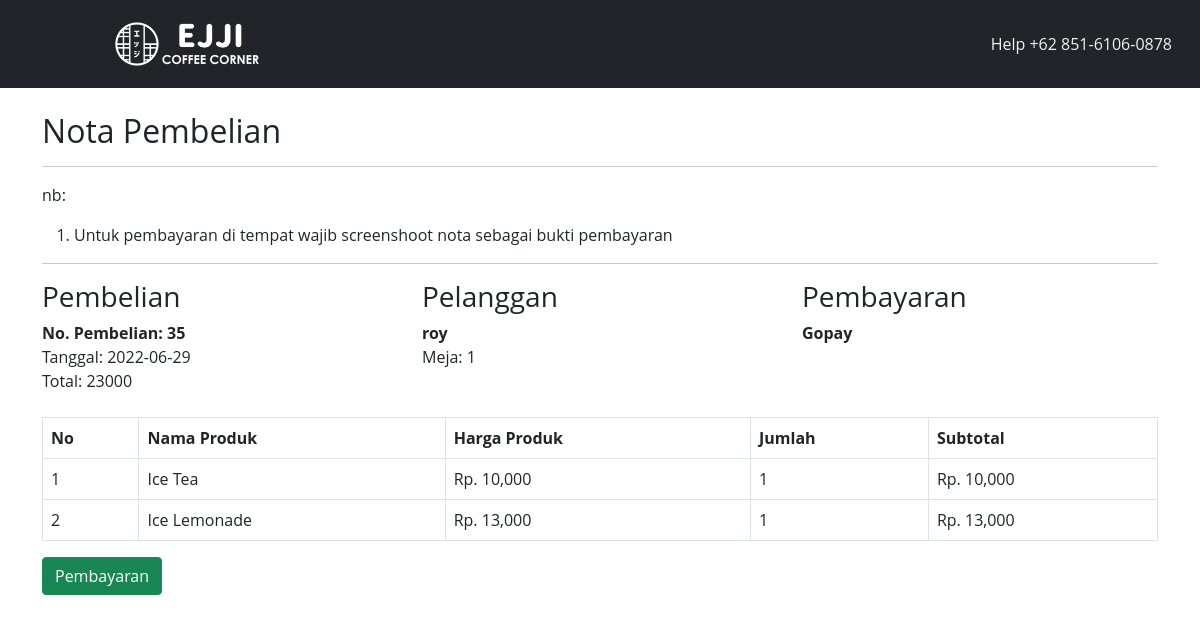
Screenshot of /nota.php?id=35 with the database file from the repository.
### tables this page shows
CREATE TABLE `pembelian` (
  `id_pembelian` int(11) NOT NULL,
  `id_pelanggan` int(11) NOT NULL,
  `id_metode` int(11) NOT NULL,
  `tanggal_pembelian` date NOT NULL,
  `total_pembelian` int(11) NOT NULL,
  `metode` varchar(100) NOT NULL
);

CREATE TABLE `pelanggan` (
  `id_pelanggan` int(11) NOT NULL,
  `nama_pelanggan` varchar(100) NOT NULL,
  `meja_pelanggan` int(11) NOT NULL
);

CREATE TABLE `pembelian_produk` (
  `id_pembelian_produk` int(11) NOT NULL,
  `id_pembelian` int(11) NOT NULL,
  `id_produk` int(11) NOT NULL,
  `jumlah` int(11) NOT NULL,
  `nama` varchar(100) NOT NULL,
  `harga` int(11) NOT NULL,
  `subharga` int(11) NOT NULL,
  `metode` varchar(100) NOT NULL
);

### nota.php (the view, shortened to what this page needs)
<?php
include 'koneksi.php';
?>
<!DOCTYPE html>
<html lang="en">
<head>
    <link rel="stylesheet" href="admin/assets/css/menu.css">
    <link href="https://cdn.jsdelivr.net/npm/bootstrap@5.0.2/dist/css/bootstrap.min.css" rel="stylesheet"
>
    <link rel="stylesheet" href="assets/css/style.css">
    <link rel="stylesheet" href="https://maxcdn.bootstrapcdn.com/font-awesome/4.5.0/css/font-awesome.min.css" />
    <link rel="stylesheet" href="https://cdnjs.cloudflare.com/ajax/libs/font-awesome/5.13.0/css/all.min.css">
</head>
<body>
    <nav class="navbar navbar navbar-dark bg-dark">
        <div class="container-fluid">
            <a class="navbar-brand"><img class="navbar-brand" src="admin/assets/img/logo.png" alt=""></a>
            <form class="d-flex">
            <a class="nav-link" style="color: #F2F1EF;" href="https://api.whatsapp.com/send?phone=6285161060878"
                    tabindex="-1" target="_blank">Help +62 851-6106-0878</a>
            </form>
        </div>
    </nav>
    <section class="konten mt-4 mb-4">
        <div class="container">
            <h2>Nota Pembelian</h2>
            <hr>
            <p>nb:</p>
            <ol>
                <li>Untuk pembayaran di tempat wajib screenshoot nota sebagai bukti pembayaran</li>
            </ol>
            <hr>
            <?php
            if (isset($_GET['id'])) {
                $id_pembelian = $_GET['id'];
                $query = $koneksi->query("SELECT * FROM pembelian JOIN pelanggan
                    ON pembelian.id_pelanggan=pelanggan.id_pelanggan
                    WHERE pembelian.id_pembelian='$id_pembelian'");
                if ($query->num_rows > 0) {
                    $detail = $query->fetch_assoc();
            ?>
            <div class="row">
    <div class="col-md-4">
        <h3>Pembelian</h3>
        <strong>No. Pembelian: <?php echo $detail['id_pembelian']; ?></strong><br>
        Tanggal: <?php echo $detail['tanggal_pembelian']; ?><br>
        Total: <?php echo $detail['total_pembelian']; ?>
    </div>
    <div class="col-md-4">
        <h3>Pelanggan</h3>
        <strong><?php echo $detail['nama_pelanggan']; ?></strong> <br>
        <p>
            Meja: <?php echo $detail['meja_pelanggan']; ?>
        </p>
    </div>
    <div class="col-md-4">
        <h3>Pembayaran</h3>
        <strong><?php echo $detail['metode']; ?></strong>
    </div>
</div><br>
<table class="table table-bordered" style="width: 100%;">
    <thead>
        <tr>
            <th>No</th>
            <th>Nama Produk</th>
            <th>Harga Produk</th>
            <th>Jumlah</th>
            <th>Subtotal</th>
        </tr>
    </thead>
    <tbody>
        <?php
        $nomor = 1;
        $id_pembelian = $_GET['id'];
        $query_produk = $koneksi->query("SELECT * FROM pembelian_produk WHERE id_pembelian='$id_pembelian'");
        while ($data_produk = $query_produk->fetch_assoc()) {
        ?>
        <tr>
            <td><?php echo $nomor++; ?></td>
            <td><?php echo $data_produk['nama']; ?></td>
            <td>Rp. <?php echo number_format($data_produk['harga']); ?></td>
            <td><?php echo $data_produk['jumlah']; ?></td>
            <td>Rp. <?php echo number_format($data_produk['subharga']); ?></td>
        </tr>
        <?php } ?>
    </tbody>
</table>
            <a href="pembayaran.php?id=<?php echo $detail["id_pembelian"]; ?>" class="btn btn-success">Pembayaran</a>
<?php
    } else {
        echo "Data pembelian tidak ditemukan.";
    }
} else {
    echo "ID pembelian tidak valid.";
}
?>
</div>
</section>
</body>
</html>

### admin/assets/css/menu.css (style rules this page uses)
body { font-family: 'Open Sans', sans-serif; }
.navbar-brand { margin-left: 50px; width: 150px; }
.row { margin-left: 50px; }

### admin/assets/css/style.css (style rules this page uses)
body { font-family: 'Open Sans', sans-serif; }
.navbar-brand { margin-left: 50px; width: 150px; }
.col-md-4 { text-align: left; }

### rows the page displays
pembelian: id_pembelian "35", tanggal_pembelian "2022-06-29", total_pembelian "23000", id_pelanggan.nama_pelanggan "roy", id_pelanggan.meja_pelanggan "1", metode "Gopay"
pembelian_produk: nama "Ice Tea", harga "10,000", jumlah "1", subharga "10,000"
pembelian_produk: nama "Ice Lemonade", harga "13,000", jumlah "1", subharga "13,000"
